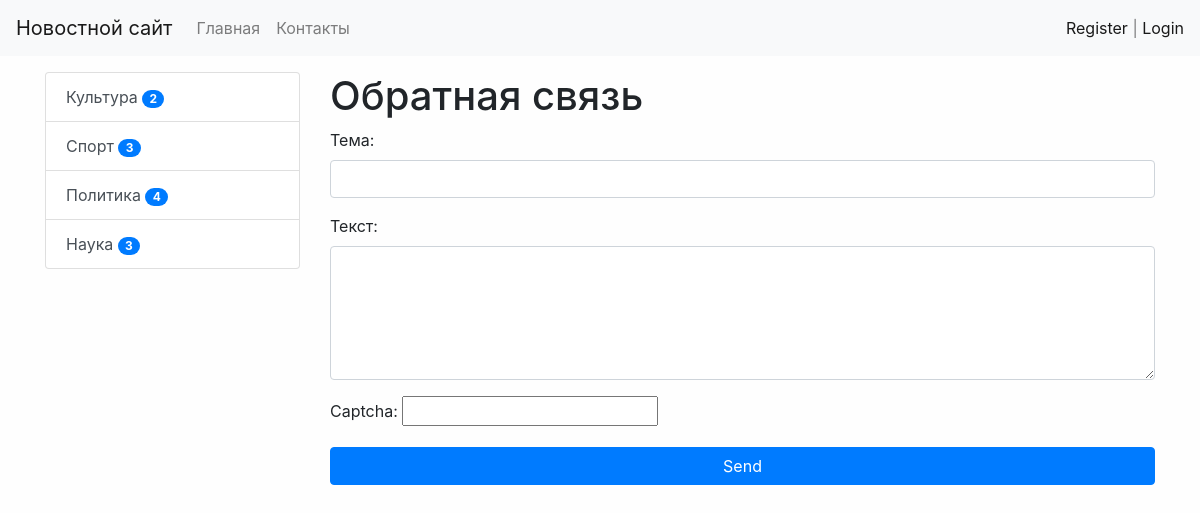
Page /contact/ on the committed database.
### news/models.py (models this page shows, shortened)
class Category(models.Model):
    title = models.CharField(max_length=150, db_index=True, verbose_name='Наименование категории')
    def get_absolute_url(self):
        return reverse('category', kwargs={'category_id': self.pk})
    class Meta:
        verbose_name = 'Категория'
        verbose_name_plural = 'Категории'
        ordering = ['title']

### news/views.py (the view)
# urls.py: path('contact/', contact, name='contact'),
def contact(request):
    if request.method == 'POST':
        form = ContactForm(request.POST)
        if form.is_valid():
            print('тут норм')
            print(EMAIL_HOST_USER)
            mail = send_mail(form.cleaned_data['subject'], form.cleaned_data['content'],
                             'yaipadko@gmail.com', ['lapnem@yandex.ru'], fail_silently=False)
            print('а тут наверное нет')
            if mail:
                messages.error(request, 'Письмо отправлено!')
                return redirect('contact')
            else:
                messages.error(request, 'Ошибка отправки письма')
    else:
        form = ContactForm()
    return render(request, 'news/test.html', {'form': form})

### news/forms.py
class ContactForm(forms.Form):
    subject = forms.CharField(label='Тема', widget=forms.TextInput(attrs={'class': 'form-control'}))
    content = forms.CharField(label='Текст', widget=forms.Textarea(attrs={'class': 'form-control', 'rows': 5}))
    captcha = CaptchaField()

### news/templatetags/news_tags.py (called while the page is built)
@register.inclusion_tag('news/list_categories.html')
def show_categories(arg1='Hello', arg2='world'):
    categories = Category.objects.annotate(cnt=Count('news', filter=F('news__is_published'))).filter(cnt__gt=0)
    return {"categories": categories, "arg1": arg1, "arg2": arg2}

### news/templates/news/test.html (shortened to what this page needs)
{% extends 'base.html' %}
{% block sidebar %}
{% include 'inc/_sidebar.html' %}
{% endblock %}
{% block content %}
<h1>Обратная связь</h1>
<form method="post">
    {{ form.as_p }}
    <button type="submit" class="btn btn-primary btn-block">Send</button>
</form>
{% endblock %}

### news/templates/news/list_categories.html
<div class="list-group">
    {% for item in categories %}
    <a href="{{ item.get_absolute_url }}" class="list-group-item list-group-item-action">{{ item.title }}
                <span class="badge badge-primary badge-pill">{{ item.cnt }}</span></a>
    {% endfor %}
</div>

### mysite/static/css/style.css (style rules this page uses)
body { background-color: #fefefe; }

### rows in the picture
Category: title "Культура", cnt "2"
Category: title "Спорт", cnt "3"
Category: title "Политика", cnt "4"
Category: title "Наука", cnt "3"
